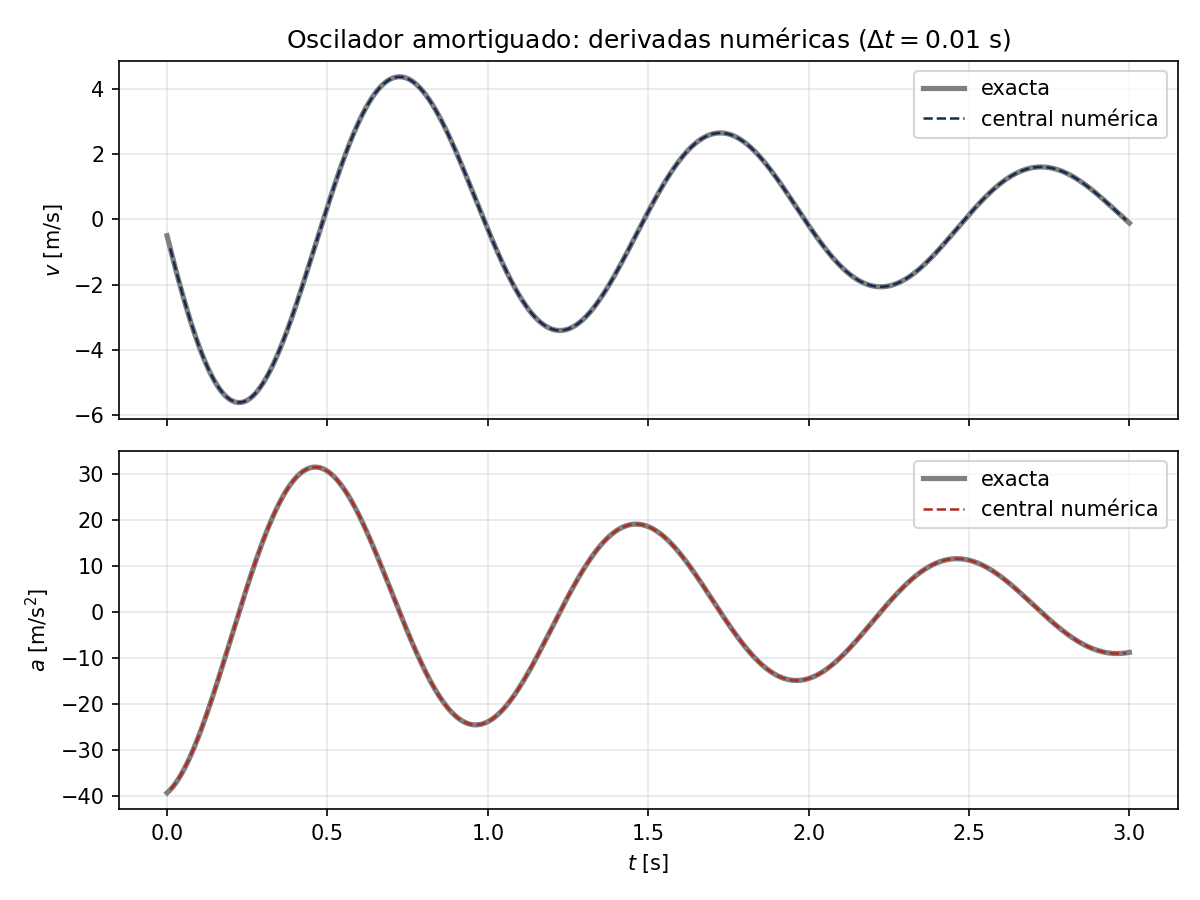

This figure's Python source:
# ============================================================
# Programa:  derivadas_oscilador.py
# Propósito: velocidad y aceleración de un oscilador amortiguado
#            a partir de las posiciones, con diferencias finitas
#            (rebanadas, sin ciclos sobre los puntos).
# Salida:    derivadas_oscilador.dat, errores_derivadas.dat,
#            derivadas_oscilador.png
# ============================================================
import numpy as np
import matplotlib
matplotlib.use("Agg")
import matplotlib.pyplot as plt

AZUL, DORADO, ROJO, VERDE, GRIS = "#162A54", "#C9972C", "#B02A20", "#2E7D32", "#7F7F7F"

G, W = 0.5, 2*np.pi          # gamma [1/s], omega [rad/s]
T = 3.0                      # tiempo final [s]

def x_ex(t): return np.exp(-G*t)*np.cos(W*t)
def v_ex(t): return -np.exp(-G*t)*(G*np.cos(W*t) + W*np.sin(W*t))
def a_ex(t): return np.exp(-G*t)*((G*G - W*W)*np.cos(W*t) + 2*G*W*np.sin(W*t))

def derivar(dt):
    """Devuelve la malla, las posiciones y cada derivada con sus tiempos.
    Entrada: paso dt.  Cada fórmula se evalúa solo donde está definida."""
    n = round(T/dt) + 1
    t = np.linspace(0.0, T, n)
    x = x_ex(t)
    v_adel = (x[1:] - x[:-1])/dt                                      # t[:-1]
    v_atra = (x[1:] - x[:-1])/dt                                      # t[1:]
    v_cent = (x[2:] - x[:-2])/(2*dt)                                  # t[1:-1]
    v_cinco = (-x[4:] + 8*x[3:-1] - 8*x[1:-3] + x[:-4])/(12*dt)       # t[2:-2]
    a_cent = (x[2:] - 2*x[1:-1] + x[:-2])/dt**2                       # t[1:-1]
    return t, x, v_adel, v_atra, v_cent, v_cinco, a_cent

def errores(dt):
    """Error máximo de cada fórmula frente a la derivada exacta."""
    t, x, v_adel, v_atra, v_cent, v_cinco, a_cent = derivar(dt)
    return [dt,
            np.max(np.abs(v_adel - v_ex(t[:-1]))),
            np.max(np.abs(v_atra - v_ex(t[1:]))),
            np.max(np.abs(v_cent - v_ex(t[1:-1]))),
            np.max(np.abs(v_cinco - v_ex(t[2:-2]))),
            np.max(np.abs(a_cent - a_ex(t[1:-1])))]

# --- dt = 0.01: datos en los puntos interiores y figura
dt = 0.01
t, x, v_adel, v_atra, v_cent, v_cinco, a_cent = derivar(dt)
ti = t[1:-1]
np.savetxt("derivadas_oscilador.dat",
           np.column_stack([ti, x[1:-1], v_cent, a_cent]),
           header="t x v_central a_central", fmt="%.16e")

fig, (ax1, ax2) = plt.subplots(2, 1, figsize=(8, 6), sharex=True)
tf = np.linspace(0, T, 1000)
ax1.plot(tf, v_ex(tf), color=GRIS, lw=2.5, label="exacta")
ax1.plot(ti, v_cent, "--", color=AZUL, lw=1.2, label="central numérica")
ax1.set_ylabel("$v$ [m/s]"); ax1.legend()
ax2.plot(tf, a_ex(tf), color=GRIS, lw=2.5, label="exacta")
ax2.plot(ti, a_cent, "--", color=ROJO, lw=1.2, label="central numérica")
ax2.set_ylabel("$a$ [m/s$^2$]"); ax2.set_xlabel("$t$ [s]"); ax2.legend()
ax1.set_title(r"Oscilador amortiguado: derivadas numéricas ($\Delta t = 0.01$ s)")
for ax in (ax1, ax2): ax.grid(alpha=0.3)
plt.tight_layout()
plt.savefig("derivadas_oscilador.png", dpi=150)

# --- errores máximos para dt = 0.01 y 0.005
E = np.array([errores(0.01), errores(0.005)])
np.savetxt("errores_derivadas.dat", E,
           header="dt err_adelantada err_atrasada err_central err_cinco_puntos err_a_central",
           fmt="%.16e")

nombres = ["adelantada", "atrasada", "central", "cinco puntos", "a central"]
razones = E[0, 1:]/E[1, 1:]
print("Errores máximos (dt = 0.01 | dt = 0.005 | razón)")
for nom, e1, e2, r in zip(nombres, E[0, 1:], E[1, 1:], razones):
    print(f"{nom:>13}: {e1:.3e} | {e2:.3e} | {r:5.2f}")
